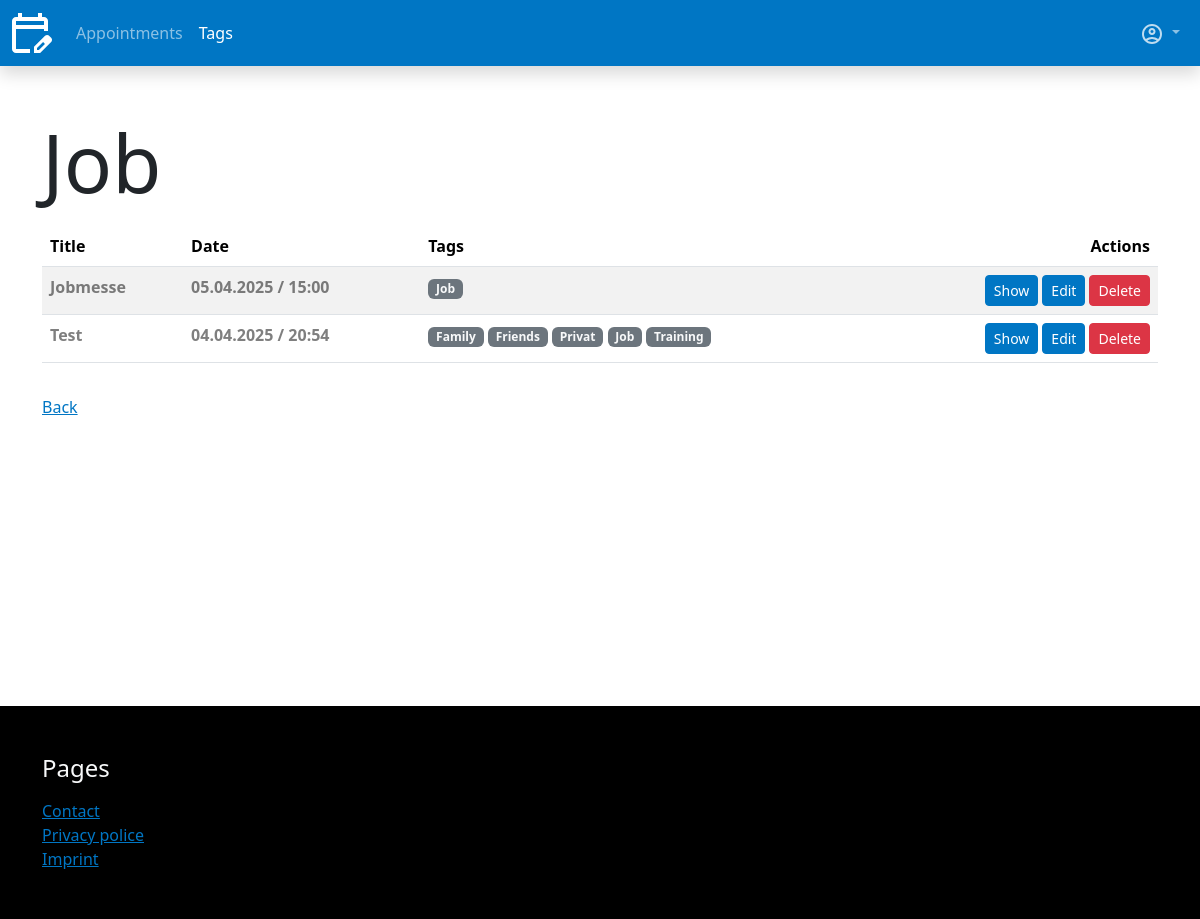
/app/tags/15/ (signed in), run on the app's committed database.
### appointments/models.py (models this page shows, shortened)
class Tag(models.Model):
    user = models.ForeignKey(User, on_delete=models.CASCADE, verbose_name=_("User"))
    title = models.CharField(max_length=255, verbose_name=_("Title"))
    created = models.DateTimeField(auto_now_add=True, verbose_name=_("Created"))
    updated = models.DateTimeField(auto_now=True, verbose_name=_("Updated"))
    class Meta:
        ordering = [
            "-updated"
        ]
        verbose_name = _("Tag")

class Appointment(models.Model):
    user = models.ForeignKey(User, on_delete=models.CASCADE, verbose_name=_("User"))
    title = models.CharField(max_length=255, verbose_name=_("Title"))
    description = models.TextField(verbose_name=_("Description"), null=True, blank=True)
    date = models.DateTimeField(default=datetime.now, verbose_name=_("Datetime"))
    tags = models.ManyToManyField(Tag, blank=True, verbose_name=_("Tags"), related_name="appointments")
    created = models.DateTimeField(auto_now_add=True, verbose_name=_("Created"))
    updated = models.DateTimeField(auto_now=True, verbose_name=_("Updated"))
    @admin.display(description="Expired")
    def is_expired(self):
        utc = ZoneInfo("UTC")
        current_date_time = datetime.now(tz=utc)
        return self.date < current_date_time
    class Meta:
        verbose_name = _("Appointment")
        ordering = [
            "-date",
        ]

### appointments/views/tags.py (the view)
# urls.py: path("tags/<int:pk>/", tags.show, name="tags_show"),
@login_required(login_url="sevo_user:sign_in")
def show(request, pk):
    tag = get_object_or_404(Tag, pk=pk, user=request.user)
    appointments = tag.appointments.all()
    return render(request, "appointments/tags/show.html", {
        "title": f"{tag.title}",
        "tag": tag,
        "appointments": appointments
    })

### template_tags/templatetags/app_tags.py (called while the page is built)
@register.simple_tag
def active_site(path, name):
    path_splitted = path.split("/")
    path_compare = path_splitted[2]
    if name in path_compare:
        return "active"

### appointments/templates/appointments/tags/show.html (shortened to what this page needs)
{% extends "base.html" %}
{% load i18n %}
{% block content %}
    <h1 class="display-1 mb-3">{{ title }}</h1>
    <div>
        {% if appointments %}
            <div class="table-responsive">
                {% include "../partials/_appointments_table.html" %}
            </div>
        {% else %}
            <p>
                {% trans "No Appointments available." %}
            </p>
        {% endif %}
    </div>
    {% include "../partials/_back_link.html" %}
{% endblock %}

### appointments/templates/appointments/partials/_appointments_table.html
{% load i18n %}
<table class="table table-striped">
    <thead>
        <tr>
            <th>{% trans "Title" %}</th>
            <th>{% trans "Date" %}</th>
            <th>{% trans "Tags" %}</th>
            <th>
                <div class="d-flex justify-content-end">
                    {% trans "Actions" %}
                </div>
            </th>
        </tr>
    </thead>
    <tbody>
        {% for app in appointments %}
            <tr>
                <th class="{% if app.is_expired %}text-black-50{% endif %}" scope="row">{{ app.title }}</th>
                <th class="{% if app.is_expired %}text-black-50{% endif %}" scope="row">{{ app.date|date:"d.m.Y / H:i" }}</th>
                <th class="{% if app.is_expired %}text-black-50{% endif %}" scope="row">
                    {% for tag in app.tags.all %}
                        <span class="badge text-bg-secondary">
                            <a class="link-light link-underline-opacity-0" href="{% url "appointments:tags_show" pk=tag.pk %}">
                                {{ tag.title }}
                            </a>
                        </span>
                    {% endfor %}
                </th>
                <td class="{% if app.is_expired %}text-black-50{% endif %}">
                    <div class="d-flex justify-content-end gap-1 ">
                        <a class="btn btn-primary btn-sm" href="{% url "appointments:show" pk=app.pk %}">{% trans "Show" %}</a>
                        <a class="btn btn-primary btn-sm" href="{% url "appointments:update" pk=app.pk %}">{% trans "Edit" %}</a>
                        <a class="btn btn-danger btn-sm" href="{% url "appointments:delete" pk=app.pk %}">{% trans "Delete" %}</a>
                    </div>
                </td>
            </tr>
        {% endfor %}
    </tbody>
</table>

### data on the page
Tag: title "Job"
Appointment: title "Jobmesse", date "05.04.2025 / 15:00"
Appointment: title "Test", date "04.04.2025 / 20:54"
Tag: title "Family"
Tag: title "Friends"
Tag: title "Privat"
Tag: title "Training"
